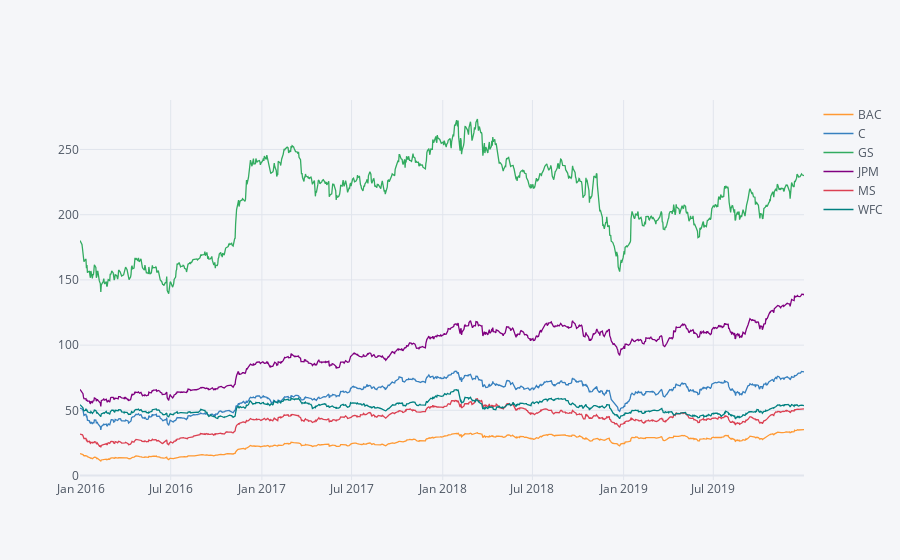

Notebook code for this chart:
### Code cell
# plotly
bank_stocks.xs(key='Close',axis=1,level='Stock Info').iplot()

### Figure 1 — Plotly figure (JSON) as saved in the notebook; plotly's stock layout.template omitted (floating-point values rounded to 4 significant figures; data arrays with more than 128 entries replaced by an {"elided": "..."} marker saying what was removed)
{"data": [{"line": {"color": "rgba(255, 153, 51, 1.0)", "dash": "solid", "shape": "linear", "width": 1.3}, "mode": "lines", "name": "BAC", "text": "", "type": "scatter", "x": {"elided": "1007 str values"}, "y": {"elided": "1007 float values"}}, {"line": {"color": "rgba(55, 128, 191, 1.0)", "dash": "solid", "shape": "linear", "width": 1.3}, "mode": "lines", "name": "C", "text": "", "type": "scatter", "x": {"elided": "1007 str values"}, "y": {"elided": "1007 float values"}}, {"line": {"color": "rgba(50, 171, 96, 1.0)", "dash": "solid", "shape": "linear", "width": 1.3}, "mode": "lines", "name": "GS", "text": "", "type": "scatter", "x": {"elided": "1007 str values"}, "y": {"elided": "1007 float values"}}, {"line": {"color": "rgba(128, 0, 128, 1.0)", "dash": "solid", "shape": "linear", "width": 1.3}, "mode": "lines", "name": "JPM", "text": "", "type": "scatter", "x": {"elided": "1007 str values"}, "y": {"elided": "1007 float values"}}, {"line": {"color": "rgba(219, 64, 82, 1.0)", "dash": "solid", "shape": "linear", "width": 1.3}, "mode": "lines", "name": "MS", "text": "", "type": "scatter", "x": {"elided": "1007 str values"}, "y": {"elided": "1007 float values"}}, {"line": {"color": "rgba(0, 128, 128, 1.0)", "dash": "solid", "shape": "linear", "width": 1.3}, "mode": "lines", "name": "WFC", "text": "", "type": "scatter", "x": {"elided": "1007 str values"}, "y": {"elided": "1007 float values"}}], "layout": {"legend": {"bgcolor": "#F5F6F9", "font": {"color": "#4D5663"}}, "paper_bgcolor": "#F5F6F9", "plot_bgcolor": "#F5F6F9", "title": {"font": {"color": "#4D5663"}}, "xaxis": {"gridcolor": "#E1E5ED", "showgrid": true, "tickfont": {"color": "#4D5663"}, "title": {"font": {"color": "#4D5663"}, "text": ""}, "zerolinecolor": "#E1E5ED"}, "yaxis": {"gridcolor": "#E1E5ED", "showgrid": true, "tickfont": {"color": "#4D5663"}, "title": {"font": {"color": "#4D5663"}, "text": ""}, "zerolinecolor": "#E1E5ED"}}}
